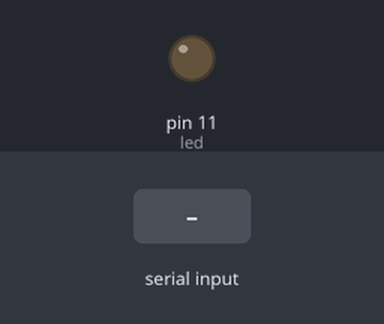
The sketch below on a simulated Arduino Uno, built with avr-gcc and run on an emulated ATmega328P. Parts: output pins drawn as LEDs (lit = HIGH). The inputs (shaded band) are chosen by the test bench.

Above: at 1.2 s.
1.3 s: "90,45\n" received over Serial
At 2.5 s:
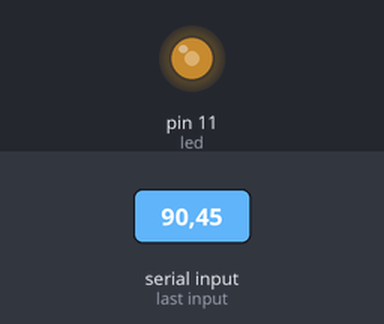
2.8 s: "30,150\n" received over Serial
At 3.9 s:
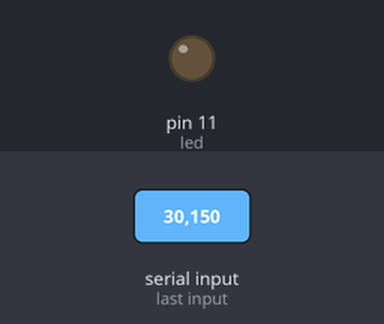
4.3 s: "2\n" received over Serial
At 4.9 s:
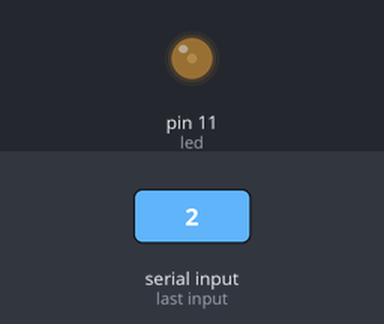
5.8 s: "0\n" received over Serial
At 7.0 s:
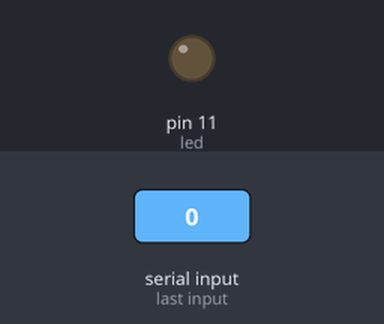
7.3 s: "3\n" received over Serial
At 8.3 s:
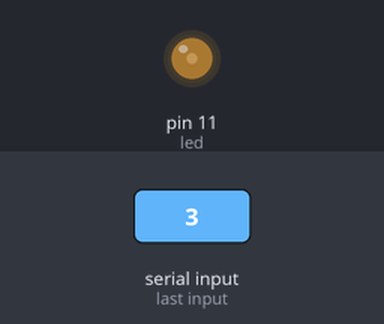
Timing chart, 0 to 9.8 s (numbered marks = the images above; inputs shaded):
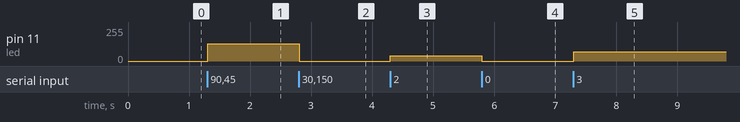

The sketch:

ledSerialCommunication.ino
```cpp
int led = 11;
int ledTimer = 0;
int brightness = 0;
int val = 0;

void setup()
{
  Serial.begin(9600);
  pinMode(led, OUTPUT);
}

void ledBrightness(int val)
{
  if(val != 1){ledTimer = 0; brightness = 0;}
  if(val == 0){analogWrite(led, 0);}
  else if(val == 1){fade();}
  else if(val == 2){analogWrite(led, 40);}
  else if(val == 3){analogWrite(led, 70);}
  else if(val == 4){analogWrite(led, 100);}
  else if(val == 5){analogWrite(led, 130);}
  else if(val == 6){analogWrite(led, 160);}
  else if(val == 7){analogWrite(led, 190);}
  else if(val == 8){analogWrite(led, 220);}
  else if(val == 9){analogWrite(led, 250);}
}

void fade()
{
  if(ledTimer <= 10000)
  {
    if(ledTimer % 80 == 0)
    {
      brightness = brightness + 1;
    }
    analogWrite(led, brightness);
  }
  else if((ledTimer > 10000) && (ledTimer <= 20000))
  {
    if(ledTimer % 80 == 0)
    {
      brightness = brightness - 1;
    }
    analogWrite(led, brightness);
  }
  else
  {
    ledTimer = 0;
    brightness = 0;
  }
}

void loop()
{
  if(Serial.available())
  {
    val = Serial.read() - '0';
  }
  ledTimer++;
  ledBrightness(val);
}
```

Measured:
- after the input at 1.3 s, pin 11 (led): 0/255 → 130/255 at once
- after the input at 2.8 s, pin 11 (led): 130/255 → 0/255 at once
- after the input at 4.3 s, pin 11 (led): 0/255 → 40/255 at once
- after the input at 5.8 s, pin 11 (led): 40/255 → 0/255 at once
- after the input at 7.3 s, pin 11 (led): 0/255 → 70/255 at once
